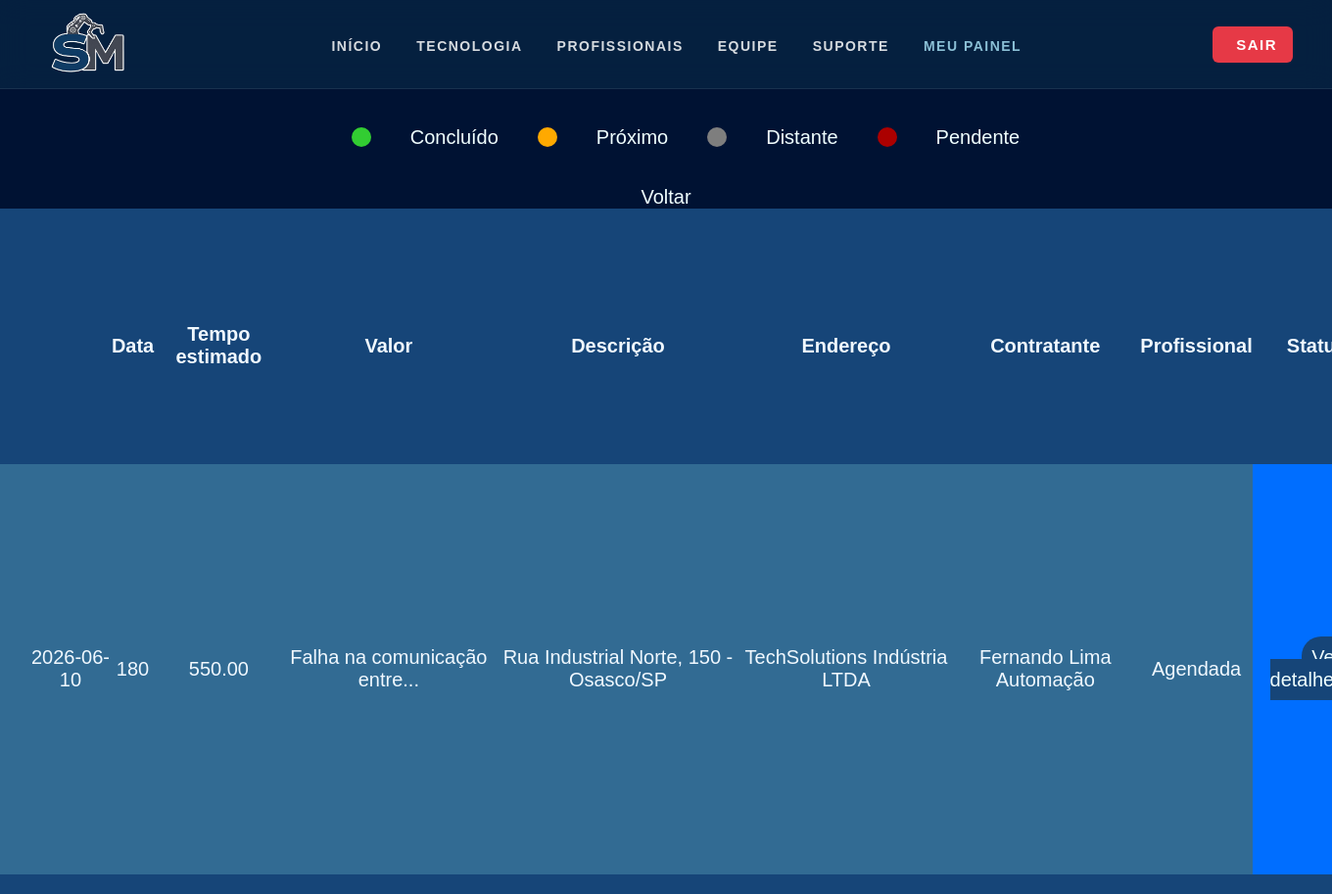
Screenshot of /profissional/servagendados.php (signed in) with the database file from the repository.
### tables this page shows
CREATE TABLE
    IF NOT EXISTS agenda (
        id_os INT AUTO_INCREMENT PRIMARY KEY,
        data DATE NOT NULL,
        tempo_planejado INT NOT NULL,
        valor_total DECIMAL(10, 2) NOT NULL,
        descricao_problema TEXT NOT NULL,
        tipo_servico ENUM (
            'Manutenção Preventiva',
            'Automação industrial',
            'Engenharia de precisão',
            'Mecatrônica'
        ) NOT NULL,
        endereco_servico VARCHAR(255) NOT NULL,
        metodo_pagamento ENUM ('Pix', 'Débito') NOT NULL,
        status_os ENUM (
            'Pendente',
            'Agendada',
            'Em Andamento',
            'Concluída',
            'Cancelada'
        ) DEFAULT 'Pendente',
        id_cliente INT NOT NULL,
        id_profissional INT NOT NULL,
        FOREIGN KEY (id_cliente) REFERENCES usuarios (id_user),
        FOREIGN KEY (id_profissional) REFERENCES usuarios (id_user)
    );

CREATE TABLE IF NOT EXISTS usuarios (
    id_user INT AUTO_INCREMENT PRIMARY KEY,
    img_user VARCHAR(255),
    nome VARCHAR(100) NOT NULL,
    email VARCHAR(100) UNIQUE NOT NULL,
    senha VARCHAR(255) NOT NULL,
    telefone VARCHAR(20) NOT NULL,
    cpf_cnpj VARCHAR(20) UNIQUE NOT NULL,
    tipo ENUM ('PF', 'PJ') NOT NULL,
    categoria ENUM ('cliente', 'profissional', 'admin') NOT NULL,
    especialidade VARCHAR(100) NULL,
    status ENUM ('Disponível', 'Em Atendimento', 'Inativo') NULL,
    valor_dia DECIMAL(10,2) NULL,
    descricao_func TEXT NULL,
    notas INT NULL CHECK (notas BETWEEN 0 AND 5)
);

### crud.php (called while the page is built, shortened)
<?php
try {
    function readAll($pdo, $table, $where = null) {
        $sql = "SELECT * FROM $table";
        $stmt = $pdo->query($sql);
        return $stmt->fetchAll(PDO::FETCH_ASSOC);
    }
function read_nome_via_ID($pdo, $table, $id) {
    $sql = "SELECT nome FROM $table WHERE id_user = :id";
    $stmt = $pdo->prepare($sql);
    $stmt->execute([
        ':id' => $id
    ]);
    $resultado = $stmt->fetch(PDO::FETCH_ASSOC);
    return $resultado ? $resultado['nome'] : "Desconhecido";
}
} catch (PDOException $e) {
    die("Erro de conexão: " . $e->getMessage());
}

### profissional/servagendados.php (the view, shortened to what this page needs)
<?php
require_once "../crud.php";
$tableAgenda = readAll($pdo,'agenda');
?>
<!DOCTYPE html>
<html lang="pt-br">
<head>
    <link rel="stylesheet" href="../css/profipage.css">
    <link rel="stylesheet" href="../css/partials.css">
</head>
<?php
require_once '../partials/header.php';
?>
<body>
    <div class="tipos_status">
    <div class="concluido"></div><a>Concluído</a>
    <div class="proximo"></div><a>Próximo</a>
    <div class="distante"></div><a>Distante</a>
    <div class="atrasado"></div><a>Pendente</a>
</div>
<a href="./profipage.php">Voltar</a>
    <div class="body">
<?php
    require_once '../crud.php';
$tableAgenda = readAll($pdo,'agenda');
?>
    <table>
        <tr>
            <th><th>
            <th>Data</th>
            <th>Tempo estimado</th>
            <th>Valor</th>
            <th>Descrição</th>
            <th>Endereço</th>
            <th>Contratante</th>
            <th>Profissional</th>
            <th>Status</th>
        </tr>
<?php
$hoje = new DateTime();
        foreach($tableAgenda as $agendamento){
    $nomeProfi = read_nome_via_ID($pdo,'usuarios',$agendamento['id_profissional']);
    $nomeCliente = read_nome_via_ID($pdo,'usuarios',$agendamento['id_cliente']);
$palavras = explode(' ', trim($agendamento['descricao_problema']));
    $descricaoResumida = (count($palavras) > 4)
        ? implode(' ', array_slice($palavras, 0, 4)) . '...'
        : $agendamento['descricao_problema'];
        $dataAgendamento =new DateTime($agendamento['data']);
        $diferenca = (int)$hoje->diff($dataAgendamento)->format('%r%a');
        $status = "";
        if($diferenca >= 21){
            $status="distante";
        }
        else{
            $status="proximo";
        }
            if($agendamento['id_profissional'] === $_SESSION['id_user']){
                if($agendamento['status_os'] != 'Concluída' && $agendamento['status_os'] != 'Cancelada'){
                        echo "<tr>
                                <td><div class='".$status."'></div></td>
                                <td>".$agendamento['data']."</td>
                                <td>".$agendamento['tempo_planejado']."</td>
                                <td>".$agendamento['valor_total']."</td>
                                <td>".$descricaoResumida."</td>
                                <td>".$agendamento['endereco_servico']."</td>
                                <td>".$nomeCliente."</td>
                                <td>".$nomeProfi."</td>
                                <td>".$agendamento['status_os']."</td>
                                <td class='td_verDetalhes'><a class='verDetalhes' href='detalhesserv.php?id=".$agendamento['id_os']."'>Ver detalhes</a></td>";
                }
            }
        }
?>
</table>
</div>
</body>
</html>

### css/profipage.css (style rules this page uses)
* { margin: 0px; padding: 0px; }
body { background-color: #001233; color: aliceblue; font-family: "Montserrat", sans-serif;; display: flex; align-items: center; justify-content: center; flex-direction: column; font-size: 20px; }
.body { display: flex; }
a { text-decoration: none; color: azure; }
table { background-color: #164578; padding: 20px; border-radius: 50px; background-color: #164578; width: 1500px; height: 700px; border-spacing: 0; }
.td_verDetalhes { background-color: #006eff; }
.verDetalhes { background-color: #164578; padding: 10px; border-radius: 20px; }
td { background-color:#326b93; margin: 0px; text-align: center; }
td a { margin: 10px; }
.tipos_status { display: flex; justify-content: center; align-items: center; }
.tipos_status div { margin: 40px; }
.concluido { background-color:limegreen; height: 20px; width: 20px; border-radius: 50px; margin: 30px; }
.proximo { background-color:#ffa900; height: 20px; width: 20px; border-radius: 50px; margin: 30px; }
.distante { background-color:#7e7e7e; height: 20px; width: 20px; border-radius: 50px; margin: 30px; }
.atrasado { background-color: #ab0000; height: 20px; width: 20px; border-radius: 50px; margin: 30px; }

### css/partials.css (style rules this page uses)
html, body { min-height: 100%; }
body { min-height: 100vh; display: flex; flex-direction: column; padding-top: 90px; }

### rows the page displays
agenda: data "2026-06-10", tempo_planejado "180", valor_total "550.00", descricao_problema "Falha na comunicação entre...", endereco_servico "Rua Industrial Norte, 150 - Osasco/SP", id_cliente.nome "TechSolutions Indústria LTDA", id_profissional.nome "Fernando Lima Automação", status_os "Agendada"
